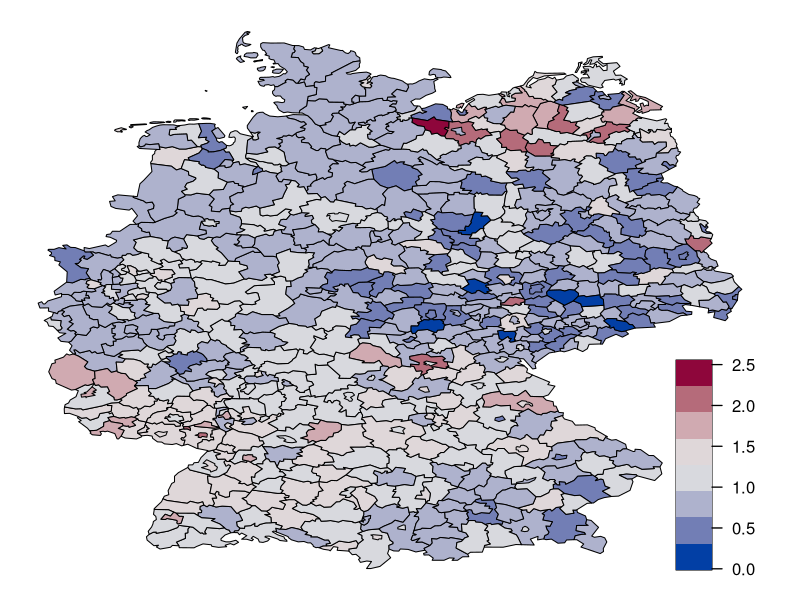

Recreate this plot in R.
## ---- chunk 1
library(formatR)
showsol <- FALSE
library(knitr)
opts_chunk$set(tidy.opts = list(width.cutoff = 68), tidy = TRUE, warning = FALSE, error = FALSE, message = FALSE, echo = TRUE)
## ---- chunk 2
library(spam)         # load the data
str(Oral)             # see structure of data
#’data.frame’: 544 obs. of  3 variables:
# $ Y  : int  18 62 44 12 18 27 20 29 39 21 . . .
# $ E  : num  16.4 45.9 44.7 16.3 26.9 . . .
# $ SMR: num  1.101 1.351 0.985 0.735 0.668 . . .
attach(Oral)          # allow direct referencing to Y and E# load some libraries to generate nice map plots
library(fields, warn.conflict=FALSE)
library(colorspace)
col <- diverge_hcl(8)      # blue - red
# use a function provided by spam to plot the map together with the mortality rates
germany.plot(Oral$Y/Oral$E, col=col, legend=TRUE)
